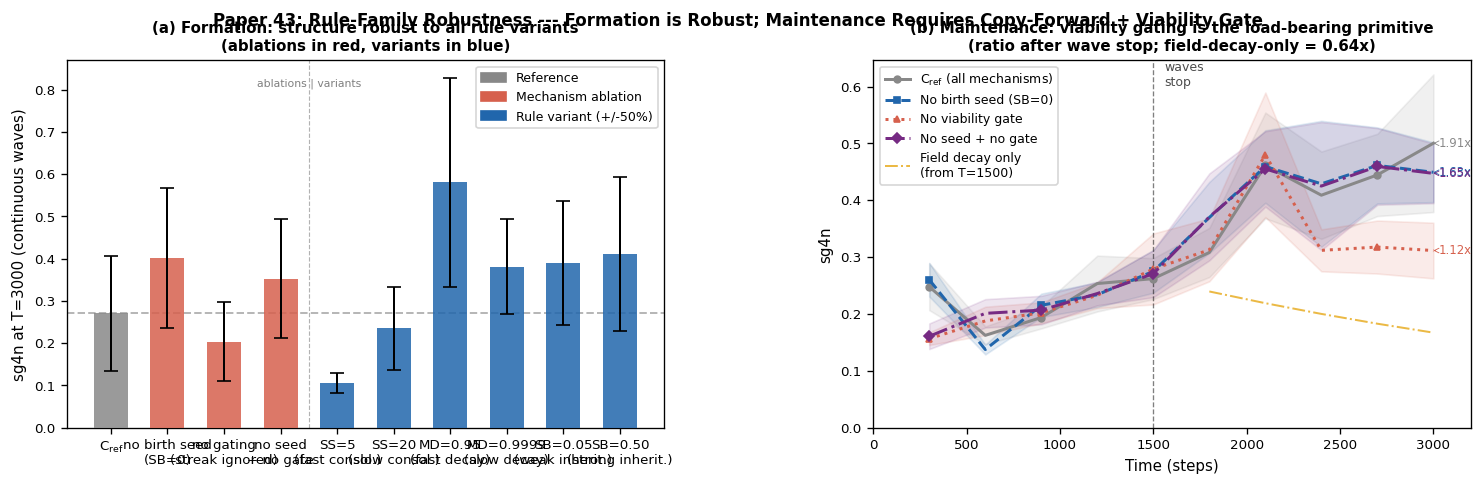

Here is the Python script that generated this plot:
"""paper43_figure1.py -- 2-panel figure for Paper 43"""
import json, math, numpy as np, matplotlib
matplotlib.use('Agg')
import matplotlib.pyplot as plt
from matplotlib.patches import Patch

DATA    = 'results/paper43_results.json'
OUT_PDF = 'paper43_figure1.pdf'
OUT_PNG = 'paper43_figure1.png'

FIELD_DECAY = 0.9997
T_WAVES = 1500   # wave stop time for Exp B

GRAY   = '#888888'
RED    = '#d6604d'
BLUE   = '#2166ac'
GREEN  = '#4dac26'
ORANGE = '#e6a817'
PURPLE = '#762a83'

ABLATION_CONDS = {'no_birth_seed', 'no_gating', 'no_both'}
VARIANT_CONDS  = {'ss_5', 'ss_20', 'mid_095', 'mid_0999', 'fsb_005', 'fsb_050'}

COND_ORDER_A = ['ref',
                'no_birth_seed', 'no_gating', 'no_both',
                'ss_5', 'ss_20', 'mid_095', 'mid_0999', 'fsb_005', 'fsb_050']

COND_LABELS = {
    'ref':           'C$_\\mathrm{ref}$',
    'no_birth_seed': 'no birth seed\n(SB=0)',
    'no_gating':     'no gating\n(streak ignored)',
    'no_both':       'no seed\n+ no gate',
    'ss_5':          'SS=5\n(fast consol.)',
    'ss_20':         'SS=20\n(slow consol.)',
    'mid_095':       'MD=0.95\n(fast decay)',
    'mid_0999':      'MD=0.9999\n(slow decay)',
    'fsb_005':       'SB=0.05\n(weak inherit.)',
    'fsb_050':       'SB=0.50\n(strong inherit.)',
}

PERSIST_ORDER = ['ref', 'no_birth_seed', 'no_gating', 'no_both']
PERSIST_STYLES = {
    'ref':           (GRAY,   '-',  'o', 'C$_\\mathrm{ref}$ (all mechanisms)'),
    'no_birth_seed': (BLUE,   '--', 's', 'No birth seed (SB=0)'),
    'no_gating':     (RED,    ':',  '^', 'No viability gate'),
    'no_both':       (PURPLE, '-.', 'D', 'No seed + no gate'),
}

def mn(lst):
    v=[x for x in lst if x is not None and not math.isnan(x)]
    return (float(np.mean(v)), float(np.std(v)/np.sqrt(len(v)))) if v else (float('nan'), float('nan'))

with open(DATA) as f: data = json.load(f)
for r in data:
    if 'exp' not in r: r['exp'] = 'A'

fig, axes = plt.subplots(1, 2, figsize=(13, 4.5))
fig.subplots_adjust(left=0.07, right=0.97, bottom=0.20, top=0.88, wspace=0.35)

# ── Panel (a): Exp A — Bar chart of sg4n at T=3000 ────────────────────────────
ax = axes[0]

means_A = {}; sems_A = {}
for cond in COND_ORDER_A:
    runs = [r for r in data if r['exp']=='A' and r['cond']==cond]
    if runs:
        m, se = mn([r['sg4ns'][-1] for r in runs])
        means_A[cond] = m; sems_A[cond] = se

x = np.arange(len(COND_ORDER_A))
colors = []
for cond in COND_ORDER_A:
    if cond == 'ref':              colors.append(GRAY)
    elif cond in ABLATION_CONDS:   colors.append(RED)
    else:                          colors.append(BLUE)

bars = ax.bar(x, [means_A.get(c, 0) for c in COND_ORDER_A],
              color=colors, alpha=0.85, width=0.6, zorder=3)
ax.errorbar(x, [means_A.get(c, 0) for c in COND_ORDER_A],
            yerr=[sems_A.get(c, 0) for c in COND_ORDER_A],
            fmt='none', color='k', capsize=4, lw=1.2, zorder=4)

# Reference line at ref level
ref_level = means_A.get('ref', 0)
ax.axhline(ref_level, color=GRAY, lw=1.2, ls='--', alpha=0.6, zorder=2,
           label=f'C$_\\mathrm{{ref}}$ level ({ref_level:.3f})')

ax.set_xticks(x)
ax.set_xticklabels([COND_LABELS[c] for c in COND_ORDER_A],
                   fontsize=7.5, rotation=0, ha='center')
ax.set_ylabel('sg4n at T=3000 (continuous waves)', fontsize=9)
ax.set_title('(a) Formation: structure robust to all rule variants\n'
             '(ablations in red, variants in blue)',
             fontsize=9, fontweight='bold')

legend_handles = [
    Patch(color=GRAY,  label='Reference'),
    Patch(color=RED,   label='Mechanism ablation'),
    Patch(color=BLUE,  label='Rule variant (+/-50%)'),
]
ax.legend(handles=legend_handles, fontsize=7.5, loc='upper right')
ax.set_ylim(bottom=0)
ax.tick_params(labelsize=8)

# Separator between ablations and variants
ax.axvline(3.5, color='k', lw=0.7, ls='--', alpha=0.3)
ax.text(3.5, ax.get_ylim()[1]*0.95, 'ablations | variants',
        ha='center', va='top', fontsize=6.5, color='k', alpha=0.5)

# ── Panel (b): Exp B — Persistence time series ────────────────────────────────
ax = axes[1]

for cond in PERSIST_ORDER:
    runs = [r for r in data if r['exp']=='B' and r['cond']==cond]
    if not runs: continue
    col, ls, mk, lbl = PERSIST_STYLES[cond]
    ts = np.array(runs[0]['ts'])
    n  = len(ts)
    vals = [mn([r['sg4ns'][i] for r in runs]) for i in range(n)]
    means = [v[0] for v in vals]; sems = [v[1] for v in vals]
    ax.plot(ts, means, color=col, ls=ls, lw=1.8, marker=mk, ms=4,
            markevery=2, label=lbl, zorder=3)
    ax.fill_between(ts, np.array(means)-np.array(sems),
                    np.array(means)+np.array(sems), color=col, alpha=0.12)

# Field-decay reference line from T=1500
runs_ref_b = [r for r in data if r['exp']=='B' and r['cond']=='ref']
if runs_ref_b:
    stops = [r['sg4n_at_stop'] for r in runs_ref_b if r.get('sg4n_at_stop') is not None]
    v_stop = mn(stops)[0]
    ts_b = np.array(runs_ref_b[0]['ts'])
    t_after = ts_b[ts_b > T_WAVES]
    fd_line = v_stop * FIELD_DECAY**(t_after - T_WAVES)
    ax.plot(t_after, fd_line, color=ORANGE, ls='-.', lw=1.2, alpha=0.8,
            label='Field decay only\n(from T=1500)')

ax.axvline(T_WAVES, color='k', lw=0.8, ls='--', alpha=0.5)
ax.text(T_WAVES+60, ax.get_ylim()[1] if ax.get_ylim()[1] > 0 else 0.8,
        'waves\nstop', fontsize=7.5, color='k', alpha=0.7, va='top')

# Annotate ratios
for cond in PERSIST_ORDER:
    runs = [r for r in data if r['exp']=='B' and r['cond']==cond]
    if not runs: continue
    col = PERSIST_STYLES[cond][0]
    s3, _ = mn([r['sg4ns'][-1] for r in runs])
    stops = [r['sg4n_at_stop'] for r in runs if r.get('sg4n_at_stop') is not None]
    sstop, _ = mn(stops)
    ratio = s3/sstop if sstop > 1e-6 else float('nan')
    if not math.isnan(ratio):
        ts_b = np.array(runs[0]['ts'])
        ax.annotate(f'{ratio:.2f}x', xy=(ts_b[-1], s3),
                    xytext=(ts_b[-1]+30, s3),
                    fontsize=7, color=col, va='center',
                    arrowprops=dict(arrowstyle='->', color=col, lw=0.5))

ax.set_xlabel('Time (steps)', fontsize=9)
ax.set_ylabel('sg4n', fontsize=9)
ax.set_title('(b) Maintenance: viability gating is the load-bearing primitive\n'
             '(ratio after wave stop; field-decay-only = 0.64x)',
             fontsize=9, fontweight='bold')
ax.legend(fontsize=7.5, loc='upper left')
ax.set_xlim(0, 3200); ax.set_ylim(bottom=0)
ax.tick_params(labelsize=8)

plt.suptitle('Paper 43: Rule-Family Robustness --- '
             'Formation is Robust; Maintenance Requires Copy-Forward + Viability Gate',
             fontsize=10, fontweight='bold', y=0.97)

plt.savefig(OUT_PDF, dpi=150, bbox_inches='tight')
plt.savefig(OUT_PNG, dpi=120, bbox_inches='tight')
print(f"Saved {OUT_PDF} / {OUT_PNG}")

# Key numbers
print("\n--- Key ratios (Exp B: sg4n@T3000 / sg4n@wave-stop) ---")
from math import isnan
fd_pred = FIELD_DECAY ** (3000 - T_WAVES)
print(f"Field-decay only: {fd_pred:.4f}")
for cond in PERSIST_ORDER:
    runs = [r for r in data if r['exp']=='B' and r['cond']==cond]
    if not runs: continue
    s3, se3 = mn([r['sg4ns'][-1] for r in runs])
    stops = [r['sg4n_at_stop'] for r in runs if r.get('sg4n_at_stop') is not None]
    sstop, _ = mn(stops)
    ratio = s3/sstop if sstop > 1e-6 else float('nan')
    print(f"  {cond:<16}: sg4n@stop={sstop:.4f}  sg4n@3000={s3:.4f}+-{se3:.4f}  ratio={ratio:.4f}")

print("\n--- Exp A: sg4n at T=3000 (continuous waves) ---")
fd_ref = means_A.get('ref', 0)
for cond in COND_ORDER_A:
    m = means_A.get(cond, float('nan'))
    se = sems_A.get(cond, float('nan'))
    t = 'ablation' if cond in ABLATION_CONDS else ('variant' if cond in VARIANT_CONDS else 'ref')
    print(f"  {cond:<16}: {m:.4f}+-{se:.4f}  ({t})")
